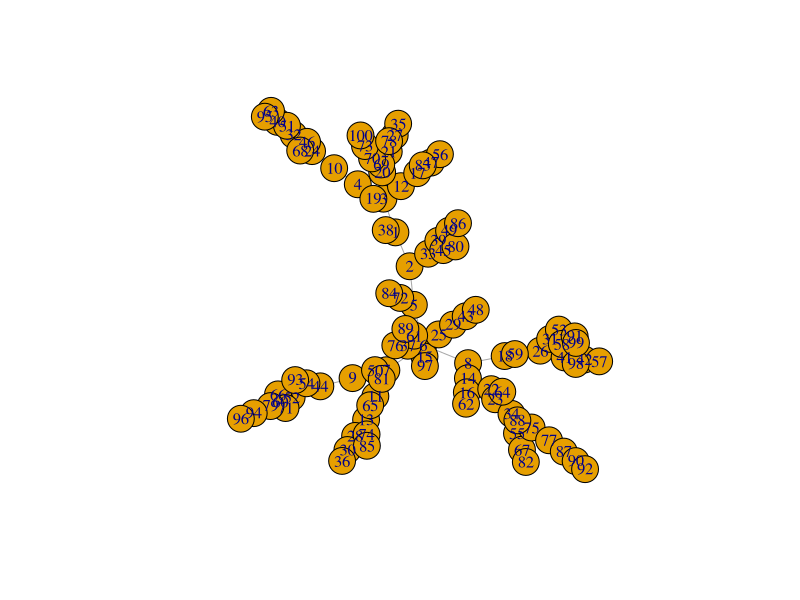
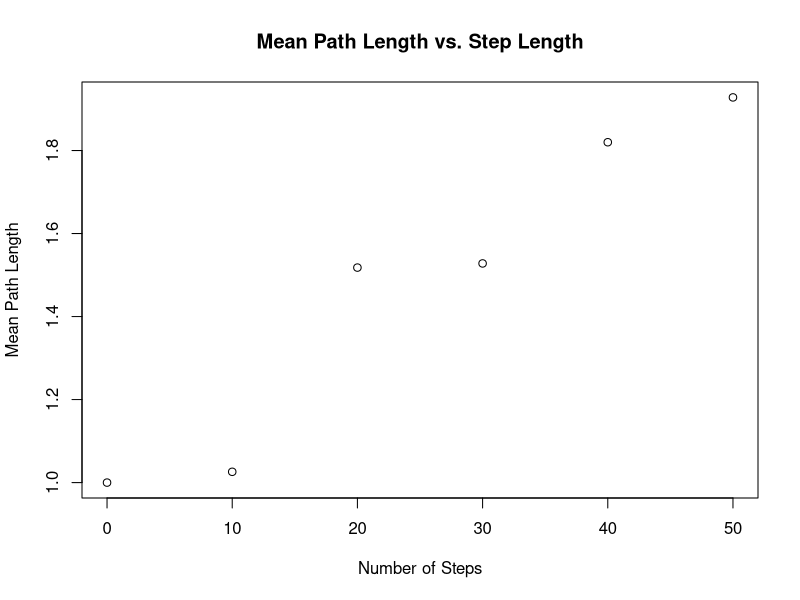
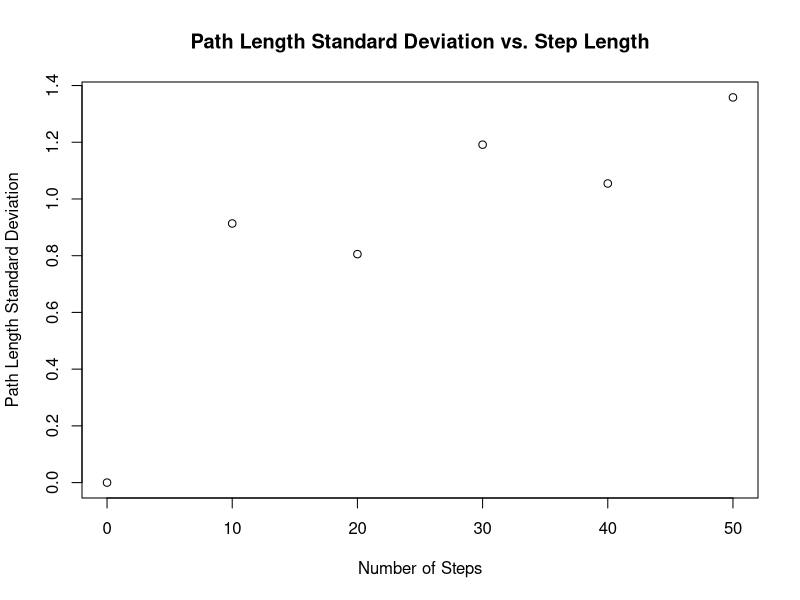

Reproduce these figures in R, in order.
library(matrixStats)
library(igraph)

# Part A: Create Undirected Random Network

numNodes = 100
degreePow = -3

g_2a <- barabasi.game(numNodes, degreePow, directed = FALSE)

plot(g_2a)
diameter(g_2a)

# Part B: Random Walk on Random Network

# set parameters
minSteps = 0
maxSteps = numNodes/2
stepInt = numNodes/10
numIter = 10
stepVec = seq(minSteps, maxSteps, stepInt)

pathLenVec <- matrix(, nrow = numNodes, ncol = numIter)
pathMeans = c()
pathSds = c()
startNodeVec <- sample(1:numNodes, numNodes, replace=FALSE)

for (i in 1:length(stepVec)) {
  for (k in 1:numNodes) {
    startNode <- startNodeVec[k]  # select a random start node, must iterate through all possible start nodes
    for (j in 1:numIter) {
      # iterate through different numbers of steps between set values with interval stepInt
      rw <- random_walk(g_2a, startNode, i, mode = "out")
      # perform random walk and store vertices in rw
      pathLenVec[k,j] <- distances(g_2a, v=rw[1], to=rw[length(rw)], mode = "out", weights = NULL)
      # get distance between starting point and ending point
    }
  }
  startNodeMeans <- rowMeans(pathLenVec)
  startNodeSds <- rowSds(pathLenVec)
  
  pathMeans[i] <- mean(startNodeMeans)
  pathSds[i] <- mean(startNodeSds)
}

plot(stepVec, pathMeans, main="Mean Path Length vs. Step Length", xlab="Number of Steps", ylab="Mean Path Length")
plot(stepVec, pathSds, main="Path Length Standard Deviation vs. Step Length", xlab="Number of Steps", ylab="Path Length Standard Deviation")

